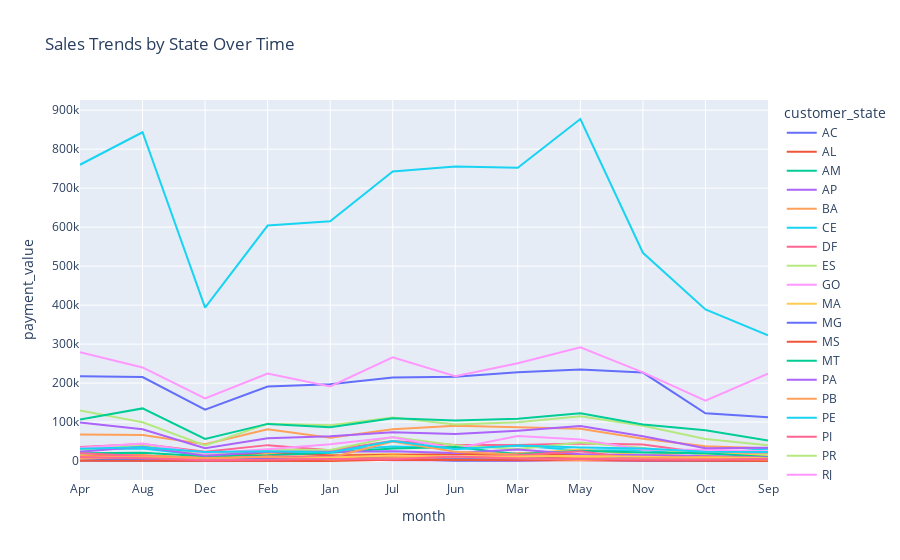

Notebook cell for this chart:
### Markdown cell above
## 3.3 Multivariate Analysis

### Code cell
sales_trends = main_df.groupby(['month', 'customer_state'])['payment_value'].sum().reset_index()

# Visualization using Plotly
fig = px.line(sales_trends, x='month', y='payment_value', color='customer_state',
              title='Sales Trends by State Over Time')
fig.show()

### Figure 1 — Plotly figure (JSON) as saved in the notebook; plotly's stock layout.template omitted (floating-point values rounded to 4 significant figures)
{"data": [{"hovertemplate": "customer_state=AC<br>month=%{x}<br>payment_value=%{y}<extra></extra>", "legendgroup": "AC", "line": {"color": "#636efa", "dash": "solid"}, "marker": {"symbol": "circle"}, "mode": "lines", "name": "AC", "orientation": "v", "showlegend": true, "type": "scatter", "x": ["Apr", "Aug", "Dec", "Feb", "Jan", "Jul", "Jun", "Mar", "May", "Nov", "Oct", "Sep"], "xaxis": "x", "y": [1940.0, 1370.0, 1856.0, 1588.0, 2815.0, 5797.0, 1108.0, 694.9, 3884.0, 945.2, 958.2, 2029.0], "yaxis": "y"}, {"hovertemplate": "customer_state=AL<br>month=%{x}<br>payment_value=%{y}<extra></extra>", "legendgroup": "AL", "line": {"color": "#EF553B", "dash": "solid"}, "marker": {"symbol": "circle"}, "mode": "lines", "name": "AL", "orientation": "v", "showlegend": true, "type": "scatter", "x": ["Apr", "Aug", "Dec", "Feb", "Jan", "Jul", "Jun", "Mar", "May", "Nov", "Oct", "Sep"], "xaxis": "x", "y": [13140.0, 15020.0, 2681.0, 9055.0, 8223.0, 8366.0, 6401.0, 10300.0, 8923.0, 12700.0, 9539.0, 5192.0], "yaxis": "y"}, {"hovertemplate": "customer_state=AM<br>month=%{x}<br>payment_value=%{y}<extra></extra>", "legendgroup": "AM", "line": {"color": "#00cc96", "dash": "solid"}, "marker": {"symbol": "circle"}, "mode": "lines", "name": "AM", "orientation": "v", "showlegend": true, "type": "scatter", "x": ["Apr", "Aug", "Dec", "Feb", "Jan", "Jul", "Jun", "Mar", "May", "Nov", "Oct", "Sep"], "xaxis": "x", "y": [2070.0, 2186.0, 1174.0, 6251.0, 3433.0, 5649.0, 2198.0, 2867.0, 3514.0, 3001.0, 164.6, 2062.0], "yaxis": "y"}, {"hovertemplate": "customer_state=AP<br>month=%{x}<br>payment_value=%{y}<extra></extra>", "legendgroup": "AP", "line": {"color": "#ab63fa", "dash": "solid"}, "marker": {"symbol": "circle"}, "mode": "lines", "name": "AP", "orientation": "v", "showlegend": true, "type": "scatter", "x": ["Apr", "Aug", "Dec", "Feb", "Jan", "Jul", "Jun", "Mar", "May", "Nov", "Oct", "Sep"], "xaxis": "x", "y": [1439.0, 730.0, 770.6, 3090.0, 4433.0, 1906.0, 891.7, 1372.0, 2931.0, 967.1, 1697.0, 1245.0], "yaxis": "y"}, {"hovertemplate": "customer_state=BA<br>month=%{x}<br>payment_value=%{y}<extra></extra>", "legendgroup": "BA", "line": {"color": "#FFA15A", "dash": "solid"}, "marker": {"symbol": "circle"}, "mode": "lines", "name": "BA", "orientation": "v", "showlegend": true, "type": "scatter", "x": ["Apr", "Aug", "Dec", "Feb", "Jan", "Jul", "Jun", "Mar", "May", "Nov", "Oct", "Sep"], "xaxis": "x", "y": [68000.0, 66910.0, 42980.0, 81420.0, 60030.0, 81470.0, 90680.0, 86750.0, 82790.0, 57170.0, 37940.0, 33120.0], "yaxis": "y"}, {"hovertemplate": "customer_state=CE<br>month=%{x}<br>payment_value=%{y}<extra></extra>", "legendgroup": "CE", "line": {"color": "#19d3f3", "dash": "solid"}, "marker": {"symbol": "circle"}, "mode": "lines", "name": "CE", "orientation": "v", "showlegend": true, "type": "scatter", "x": ["Apr", "Aug", "Dec", "Feb", "Jan", "Jul", "Jun", "Mar", "May", "Nov", "Oct", "Sep"], "xaxis": "x", "y": [29410.0, 32120.0, 14460.0, 22570.0, 27720.0, 37540.0, 34160.0, 40050.0, 27190.0, 27960.0, 17980.0, 31600.0], "yaxis": "y"}, {"hovertemplate": "customer_state=DF<br>month=%{x}<br>payment_value=%{y}<extra></extra>", "legendgroup": "DF", "line": {"color": "#FF6692", "dash": "solid"}, "marker": {"symbol": "circle"}, "mode": "lines", "name": "DF", "orientation": "v", "showlegend": true, "type": "scatter", "x": ["Apr", "Aug", "Dec", "Feb", "Jan", "Jul", "Jun", "Mar", "May", "Nov", "Oct", "Sep"], "xaxis": "x", "y": [36350.0, 43950.0, 24010.0, 40850.0, 27780.0, 51270.0, 40970.0, 41460.0, 45010.0, 42340.0, 20400.0, 18610.0], "yaxis": "y"}, {"hovertemplate": "customer_state=ES<br>month=%{x}<br>payment_value=%{y}<extra></extra>", "legendgroup": "ES", "line": {"color": "#B6E880", "dash": "solid"}, "marker": {"symbol": "circle"}, "mode": "lines", "name": "ES", "orientation": "v", "showlegend": true, "type": "scatter", "x": ["Apr", "Aug", "Dec", "Feb", "Jan", "Jul", "Jun", "Mar", "May", "Nov", "Oct", "Sep"], "xaxis": "x", "y": [29510.0, 40170.0, 15270.0, 29670.0, 28670.0, 61660.0, 40640.0, 30990.0, 47560.0, 33730.0, 16140.0, 16940.0], "yaxis": "y"}, {"hovertemplate": "customer_state=GO<br>month=%{x}<br>payment_value=%{y}<extra></extra>", "legendgroup": "GO", "line": {"color": "#FF97FF", "dash": "solid"}, "marker": {"symbol": "circle"}, "mode": "lines", "name": "GO", "orientation": "v", "showlegend": true, "type": "scatter", "x": ["Apr", "Aug", "Dec", "Feb", "Jan", "Jul", "Jun", "Mar", "May", "Nov", "Oct", "Sep"], "xaxis": "x", "y": [34010.0, 44970.0, 20280.0, 30280.0, 42890.0, 60900.0, 32250.0, 64330.0, 55610.0, 29210.0, 28830.0, 25110.0], "yaxis": "y"}, {"hovertemplate": "customer_state=MA<br>month=%{x}<br>payment_value=%{y}<extra></extra>", "legendgroup": "MA", "line": {"color": "#FECB52", "dash": "solid"}, "marker": {"symbol": "circle"}, "mode": "lines", "name": "MA", "orientation": "v", "showlegend": true, "type": "scatter", "x": ["Apr", "Aug", "Dec", "Feb", "Jan", "Jul", "Jun", "Mar", "May", "Nov", "Oct", "Sep"], "xaxis": "x", "y": [14590.0, 13940.0, 8523.0, 18120.0, 15810.0, 17930.0, 10920.0, 18490.0, 29620.0, 15210.0, 22460.0, 12310.0], "yaxis": "y"}, {"hovertemplate": "customer_state=MG<br>month=%{x}<br>payment_value=%{y}<extra></extra>", "legendgroup": "MG", "line": {"color": "#636efa", "dash": "solid"}, "marker": {"symbol": "circle"}, "mode": "lines", "name": "MG", "orientation": "v", "showlegend": true, "type": "scatter", "x": ["Apr", "Aug", "Dec", "Feb", "Jan", "Jul", "Jun", "Mar", "May", "Nov", "Oct", "Sep"], "xaxis": "x", "y": [217500.0, 215300.0, 131600.0, 191200.0, 196800.0, 214500.0, 216000.0, 227500.0, 234900.0, 227000.0, 122700.0, 112500.0], "yaxis": "y"}, {"hovertemplate": "customer_state=MS<br>month=%{x}<br>payment_value=%{y}<extra></extra>", "legendgroup": "MS", "line": {"color": "#EF553B", "dash": "solid"}, "marker": {"symbol": "circle"}, "mode": "lines", "name": "MS", "orientation": "v", "showlegend": true, "type": "scatter", "x": ["Apr", "Aug", "Dec", "Feb", "Jan", "Jul", "Jun", "Mar", "May", "Nov", "Oct", "Sep"], "xaxis": "x", "y": [11230.0, 13580.0, 7467.0, 23000.0, 14550.0, 15800.0, 18660.0, 19300.0, 16560.0, 8798.0, 10550.0, 5927.0], "yaxis": "y"}, {"hovertemplate": "customer_state=MT<br>month=%{x}<br>payment_value=%{y}<extra></extra>", "legendgroup": "MT", "line": {"color": "#00cc96", "dash": "solid"}, "marker": {"symbol": "circle"}, "mode": "lines", "name": "MT", "orientation": "v", "showlegend": true, "type": "scatter", "x": ["Apr", "Aug", "Dec", "Feb", "Jan", "Jul", "Jun", "Mar", "May", "Nov", "Oct", "Sep"], "xaxis": "x", "y": [19800.0, 21630.0, 12580.0, 14730.0, 21140.0, 32330.0, 36010.0, 17410.0, 26700.0, 21890.0, 20050.0, 10320.0], "yaxis": "y"}, {"hovertemplate": "customer_state=PA<br>month=%{x}<br>payment_value=%{y}<extra></extra>", "legendgroup": "PA", "line": {"color": "#ab63fa", "dash": "solid"}, "marker": {"symbol": "circle"}, "mode": "lines", "name": "PA", "orientation": "v", "showlegend": true, "type": "scatter", "x": ["Apr", "Aug", "Dec", "Feb", "Jan", "Jul", "Jun", "Mar", "May", "Nov", "Oct", "Sep"], "xaxis": "x", "y": [23830.0, 36990.0, 13880.0, 23880.0, 23730.0, 25260.0, 20610.0, 29810.0, 17590.0, 15760.0, 12830.0, 9021.0], "yaxis": "y"}, {"hovertemplate": "customer_state=PB<br>month=%{x}<br>payment_value=%{y}<extra></extra>", "legendgroup": "PB", "line": {"color": "#FFA15A", "dash": "solid"}, "marker": {"symbol": "circle"}, "mode": "lines", "name": "PB", "orientation": "v", "showlegend": true, "type": "scatter", "x": ["Apr", "Aug", "Dec", "Feb", "Jan", "Jul", "Jun", "Mar", "May", "Nov", "Oct", "Sep"], "xaxis": "x", "y": [9226.0, 14410.0, 7527.0, 11360.0, 8704.0, 50030.0, 23860.0, 17580.0, 9702.0, 6241.0, 11280.0, 7881.0], "yaxis": "y"}, {"hovertemplate": "customer_state=PE<br>month=%{x}<br>payment_value=%{y}<extra></extra>", "legendgroup": "PE", "line": {"color": "#19d3f3", "dash": "solid"}, "marker": {"symbol": "circle"}, "mode": "lines", "name": "PE", "orientation": "v", "showlegend": true, "type": "scatter", "x": ["Apr", "Aug", "Dec", "Feb", "Jan", "Jul", "Jun", "Mar", "May", "Nov", "Oct", "Sep"], "xaxis": "x", "y": [31850.0, 35150.0, 23550.0, 25340.0, 21690.0, 51560.0, 30470.0, 40110.0, 34780.0, 32230.0, 23560.0, 23180.0], "yaxis": "y"}, {"hovertemplate": "customer_state=PI<br>month=%{x}<br>payment_value=%{y}<extra></extra>", "legendgroup": "PI", "line": {"color": "#FF6692", "dash": "solid"}, "marker": {"symbol": "circle"}, "mode": "lines", "name": "PI", "orientation": "v", "showlegend": true, "type": "scatter", "x": ["Apr", "Aug", "Dec", "Feb", "Jan", "Jul", "Jun", "Mar", "May", "Nov", "Oct", "Sep"], "xaxis": "x", "y": [19950.0, 13110.0, 3983.0, 12010.0, 11090.0, 11720.0, 9140.0, 14790.0, 25420.0, 3917.0, 6598.0, 4025.0], "yaxis": "y"}, {"hovertemplate": "customer_state=PR<br>month=%{x}<br>payment_value=%{y}<extra></extra>", "legendgroup": "PR", "line": {"color": "#B6E880", "dash": "solid"}, "marker": {"symbol": "circle"}, "mode": "lines", "name": "PR", "orientation": "v", "showlegend": true, "type": "scatter", "x": ["Apr", "Aug", "Dec", "Feb", "Jan", "Jul", "Jun", "Mar", "May", "Nov", "Oct", "Sep"], "xaxis": "x", "y": [130000.0, 99410.0, 39920.0, 95550.0, 91660.0, 111900.0, 93780.0, 99340.0, 115100.0, 90480.0, 56800.0, 40580.0], "yaxis": "y"}, {"hovertemplate": "customer_state=RJ<br>month=%{x}<br>payment_value=%{y}<extra></extra>", "legendgroup": "RJ", "line": {"color": "#FF97FF", "dash": "solid"}, "marker": {"symbol": "circle"}, "mode": "lines", "name": "RJ", "orientation": "v", "showlegend": true, "type": "scatter", "x": ["Apr", "Aug", "Dec", "Feb", "Jan", "Jul", "Jun", "Mar", "May", "Nov", "Oct", "Sep"], "xaxis": "x", "y": [279200.0, 240200.0, 160600.0, 224200.0, 191500.0, 266200.0, 217500.0, 251100.0, 291800.0, 227500.0, 154700.0, 224000.0], "yaxis": "y"}, {"hovertemplate": "customer_state=RN<br>month=%{x}<br>payment_value=%{y}<extra></extra>", "legendgroup": "RN", "line": {"color": "#FECB52", "dash": "solid"}, "marker": {"symbol": "circle"}, "mode": "lines", "name": "RN", "orientation": "v", "showlegend": true, "type": "scatter", "x": ["Apr", "Aug", "Dec", "Feb", "Jan", "Jul", "Jun", "Mar", "May", "Nov", "Oct", "Sep"], "xaxis": "x", "y": [10100.0, 9580.0, 4585.0, 5882.0, 8808.0, 14440.0, 10380.0, 11690.0, 12980.0, 11310.0, 8003.0, 7580.0], "yaxis": "y"}, {"hovertemplate": "customer_state=RO<br>month=%{x}<br>payment_value=%{y}<extra></extra>", "legendgroup": "RO", "line": {"color": "#636efa", "dash": "solid"}, "marker": {"symbol": "circle"}, "mode": "lines", "name": "RO", "orientation": "v", "showlegend": true, "type": "scatter", "x": ["Apr", "Aug", "Dec", "Feb", "Jan", "Jul", "Jun", "Mar", "May", "Nov", "Oct", "Sep"], "xaxis": "x", "y": [5413.0, 6956.0, 2588.0, 6315.0, 4505.0, 6678.0, 5221.0, 7457.0, 4439.0, 7447.0, 2478.0, 6228.0], "yaxis": "y"}, {"hovertemplate": "customer_state=RR<br>month=%{x}<br>payment_value=%{y}<extra></extra>", "legendgroup": "RR", "line": {"color": "#EF553B", "dash": "solid"}, "marker": {"symbol": "circle"}, "mode": "lines", "name": "RR", "orientation": "v", "showlegend": true, "type": "scatter", "x": ["Apr", "Feb", "Jan", "Jul", "Jun", "Mar", "May", "Nov", "Oct", "Sep"], "xaxis": "x", "y": [878.9, 492.8, 278.4, 3351.0, 2695.0, 2974.0, 707.6, 151.5, 594.2, 337.8], "yaxis": "y"}, {"hovertemplate": "customer_state=RS<br>month=%{x}<br>payment_value=%{y}<extra></extra>", "legendgroup": "RS", "line": {"color": "#00cc96", "dash": "solid"}, "marker": {"symbol": "circle"}, "mode": "lines", "name": "RS", "orientation": "v", "showlegend": true, "type": "scatter", "x": ["Apr", "Aug", "Dec", "Feb", "Jan", "Jul", "Jun", "Mar", "May", "Nov", "Oct", "Sep"], "xaxis": "x", "y": [106400.0, 135100.0, 56800.0, 95310.0, 86650.0, 109600.0, 103700.0, 108600.0, 122800.0, 93620.0, 79240.0, 52470.0], "yaxis": "y"}, {"hovertemplate": "customer_state=SC<br>month=%{x}<br>payment_value=%{y}<extra></extra>", "legendgroup": "SC", "line": {"color": "#ab63fa", "dash": "solid"}, "marker": {"symbol": "circle"}, "mode": "lines", "name": "SC", "orientation": "v", "showlegend": true, "type": "scatter", "x": ["Apr", "Aug", "Dec", "Feb", "Jan", "Jul", "Jun", "Mar", "May", "Nov", "Oct", "Sep"], "xaxis": "x", "y": [99080.0, 81340.0, 32660.0, 58330.0, 63630.0, 74100.0, 69590.0, 77870.0, 89630.0, 63450.0, 32710.0, 34430.0], "yaxis": "y"}, {"hovertemplate": "customer_state=SE<br>month=%{x}<br>payment_value=%{y}<extra></extra>", "legendgroup": "SE", "line": {"color": "#FFA15A", "dash": "solid"}, "marker": {"symbol": "circle"}, "mode": "lines", "name": "SE", "orientation": "v", "showlegend": true, "type": "scatter", "x": ["Apr", "Aug", "Dec", "Feb", "Jan", "Jul", "Jun", "Mar", "May", "Nov", "Oct", "Sep"], "xaxis": "x", "y": [5805.0, 11920.0, 6151.0, 11360.0, 4317.0, 7428.0, 10300.0, 8006.0, 2745.0, 7840.0, 6230.0, 3930.0], "yaxis": "y"}, {"hovertemplate": "customer_state=SP<br>month=%{x}<br>payment_value=%{y}<extra></extra>", "legendgroup": "SP", "line": {"color": "#19d3f3", "dash": "solid"}, "marker": {"symbol": "circle"}, "mode": "lines", "name": "SP", "orientation": "v", "showlegend": true, "type": "scatter", "x": ["Apr", "Aug", "Dec", "Feb", "Jan", "Jul", "Jun", "Mar", "May", "Nov", "Oct", "Sep"], "xaxis": "x", "y": [760000.0, 843400.0, 393400.0, 604000.0, 615000.0, 742500.0, 755800.0, 752400.0, 877400.0, 534200.0, 388900.0, 322200.0], "yaxis": "y"}, {"hovertemplate": "customer_state=TO<br>month=%{x}<br>payment_value=%{y}<extra></extra>", "legendgroup": "TO", "line": {"color": "#FF6692", "dash": "solid"}, "marker": {"symbol": "circle"}, "mode": "lines", "name": "TO", "orientation": "v", "showlegend": true, "type": "scatter", "x": ["Apr", "Aug", "Dec", "Feb", "Jan", "Jul", "Jun", "Mar", "May", "Nov", "Oct", "Sep"], "xaxis": "x", "y": [10670.0, 7435.0, 1998.0, 4549.0, 5436.0, 4436.0, 11740.0, 6841.0, 6356.0, 4251.0, 3394.0, 5024.0], "yaxis": "y"}], "layout": {"legend": {"title": {"text": "customer_state"}, "tracegroupgap": 0}, "title": {"text": "Sales Trends by State Over Time"}, "xaxis": {"anchor": "y", "domain": [0, 1], "title": {"text": "month"}}, "yaxis": {"anchor": "x", "domain": [0, 1], "title": {"text": "payment_value"}}}}
